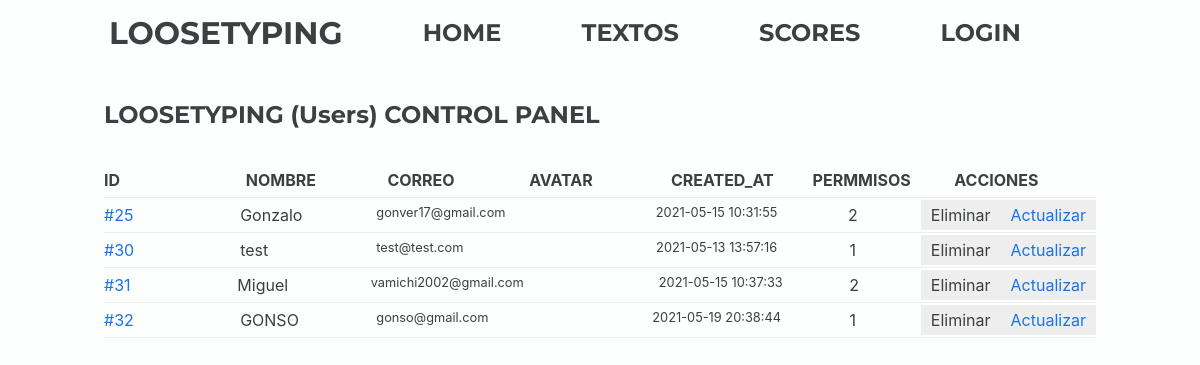
The page /views/panelUsuarios.php?option=allU on the database its author committed.
### tables this page shows
CREATE TABLE `usuarios` (
  `id` int(11) NOT NULL,
  `nom_user` varchar(50) DEFAULT NULL,
  `ema_user` varchar(60) DEFAULT NULL,
  `pas_user` varchar(200) DEFAULT NULL,
  `ava_user` varchar(100) DEFAULT 'ec ec-robot',
  `created_at` timestamp NOT NULL DEFAULT current_timestamp() ON UPDATE current_timestamp(),
  `per_user` int(11) DEFAULT NULL
);

### public_html/private/model/dao/daoUser.php (called while the page is built, shortened)
<?php
class DaoUser
{
    public static function getAllUsers()
    {
        $db= DbConnection::getInstance();
        $query = "select * from usuarios";
        $commit=$db->prepare($query);
        $commit->execute();
        $arr=$commit->fetchAll();
        return $arr;
    }
}

### public_html/private/model/user.php (the view, shortened to what this page needs)
<?php
include_once("dao/daoUser.php");
class User
{
    private $id;
    private $name;
    private $email;
    private $avatar;
    private $createdAt;
    private $permisos;
    public function __construct($id="", $name="", $email="", $password="", $avatar="", $createdAt="", $permisos="")
    {
        $this->id=$id;
        $this->name=$name;
        $this->email=$email;
        $this->avatar=$avatar;
        $this->createdAt=$createdAt;
        $this->permisos=$permisos;
    }
    public function getId()
    {
        return $this->id;
    }
    public function getName()
    {
        return $this->name;
    }
    public function getEmail()
    {
        return $this->email;
    }
    public function getAvatar()
    {
        return $this->avatar;
    }
    public function getCreatedAt()
    {
        return $this->createdAt;
    }
    public function getPermisos()
    {
        return $this->permisos;
    }
    public static function getAllUsers()
    {
        $daoResult = DaoUser::getAllUsers();
        $users = array();
        foreach ($daoResult as $daoUser) {
            array_push($users, new User($daoUser['id'], $daoUser['nom_user'], $daoUser['ema_user'], $daoUser['pas_user'], $daoUser['ava_user'], $daoUser['created_at'], $daoUser['per_user']));
        }
        return $users;
    }
    public function imprimir()
    {
        $html="";
        $rand = rand(0, 100000);
        $html.="<div id='{$rand}' class='user-div record-row'>";
        $html.="<div class='record-data' ><a href='profile.php?id=".$this->id."'>#{$this->getId()}</a></div>";
        $html.="<div class='record-data'>{$this->getName()}</div>";
        $html.="<div class='record-data small'>{$this->getEmail()}</div>";
        $html.="<div class='{$this->getAvatar()} record-data center'></div>";
        $html.="<div class='record-data small center'>{$this->getCreatedAt()}</div>";
        $html.="<div class='record-data center'>{$this->getPermisos()}</div>";
        $html.="<div class='user-div-buttons' record-data>";
        $html.="<a class='button' onclick='eliminarUsuario({$rand},{$this->id})' >Eliminar</a>";
        $html.="<a class='button'  href='actualizarUsuario.php?userId={$this->id}'>Actualizar</a>";
        $html.="</div>";
        $html.="</div>";
        return $html;
    }
}

### public_html/views/panelusuarios.php (shortened to what this page needs)
<?php
include("../private/model/user.php");
$allUsers=User::getAllUsers();
?>
<!DOCTYPE html>
<html lang='es' dir='ltr'>
<head>
    <link rel="stylesheet" href="../css/reboot.css">
    <?php include "../includes/general-head.php" ?>
</head>
<body>
    <main>
        <?php include "../includes/nav.php" ?>
        <section>
            <h1>LOOSETYPING (Users) CONTROL PANEL</h1>
            <div class="record-header">
                <div class="record-data"><b>ID</b></div>
                <div class="record-data"><b>NOMBRE</b></div>
                <div class="record-data"><b>CORREO</b></div>
                <div class="record-data"><b>AVATAR</b></div>
                <div class="record-data"><b>CREATED_AT</b></div>
                <div class="record-data"><b>PERMMISOS</b></div>
                <div class="record-data"><b>ACCIONES</b></div>
            </div>
            <div id="column-div">
                <?php
                    foreach ($allUsers as $user) {
                        echo $user->imprimir();
                    }
                ?>
            </div>
        </section>
    </main>
</body>
</html>

### public_html/css/reboot.css (style rules this page uses)
*, *::before, *::after { box-sizing: border-box; }
html { font-family: sans-serif; line-height: 1.15; -webkit-text-size-adjust: 100%; -ms-text-size-adjust: 100%; -ms-overflow-style: scrollbar; -webkit-tap-highlight-color: transparent; }
article, aside, dialog, figcaption, figure, footer, header, hgroup, main, nav, section { display: block; }
body { margin: 0; font-family: -apple-system, BlinkMacSystemFont, "Segoe UI", Roboto, "Helvetica Neue", Arial, sans-serif, "Apple Color Emoji", "Segoe UI Emoji", "Segoe UI Symbol"; font-size: 1rem; font-weight: normal; line-height: 1.5; color: #212529; text-align: left; background-color: #fff; }
h1, h2, h3, h4, h5, h6 { margin-top: 0; margin-bottom: 0.5rem; }
b, strong { font-weight: bolder; }
a { color: #007bff; text-decoration: none; background-color: transparent; -webkit-text-decoration-skip: objects; }
a:not([href]):not([tabindex]) { color: inherit; text-decoration: none; }
a, area, button, [role="button"], input:not([type="range"]), label, select, summary, textarea { -ms-touch-action: manipulation; touch-action: manipulation; }

### public_html/css/general.css (style rules this page uses)
* { color: #3c4043; }
body { background-color: #fdfefe; }
h1, h2, h3, h4 { font-family: "Montserrat", sans-serif; font-weight: bold; color: #3c4043; }
a:link { color: #1a73e8; }
section { max-width: 992px; margin: 0 auto; padding: 30px 0 0 0; }
.record-header { margin: 30px 0 0 0; border-bottom: 1px solid #eee; padding: 5px 0; display: flex; justify-content: space-between; }
.record-row, .user-div { border-bottom: 1px solid #eee; padding: 5px 0; display: flex; justify-content: space-between; }
.record-data { width: 150px; }
.center { text-align: center; }
.button { padding: 5px 10px; background-color: #eee; border: none; color: #3c4043; }
.small { font-size: 0.8em; }

### public_html/css/darkmode.css (style rules this page uses)
* { color: #fdfefe; }
body { background-color: #3c4043; }
h1, h2, h3, h4, p, span { color: #fdfefe; }
a:link { color: #fdfefe; font-weight: 600; }
.button { padding: 5px 10px; color: #fdfefe; border: none; background-color: #707b7c; }

### rows shown on the page
usuarios: id "25", nom_user "Gonzalo", ema_user "gonver17@gmail.com", created_at "2021-05-15 10:31:55", per_user "2"
usuarios: id "30", nom_user "test", ema_user "test@test.com", created_at "2021-05-13 13:57:16", per_user "1"
usuarios: id "31", nom_user "Miguel", ema_user "vamichi2002@gmail.com", created_at "2021-05-15 10:37:33", per_user "2"
usuarios: id "32", nom_user "GONSO", ema_user "gonso@gmail.com", created_at "2021-05-19 20:38:44", per_user "1"
